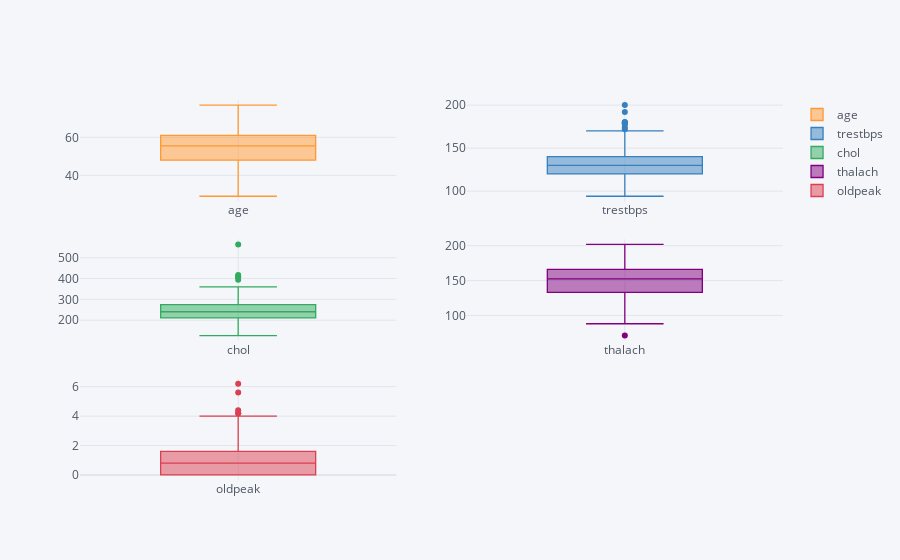

Notebook code cell kept with this figure:
### Code cell
df[num_cols].iplot(kind="box", subplots=True, boxpoints="outliers")

### Figure 1 — Plotly figure (JSON) as saved in the notebook; plotly's stock layout.template omitted (floating-point values rounded to 4 significant figures; data arrays with more than 128 entries replaced by an {"elided": "..."} marker saying what was removed)
{"data": [{"boxpoints": "outliers", "line": {"width": 1.3}, "marker": {"color": "rgba(255, 153, 51, 1.0)"}, "name": "age", "orientation": "v", "type": "box", "xaxis": "x", "y": {"elided": "302 int values"}, "yaxis": "y"}, {"boxpoints": "outliers", "line": {"width": 1.3}, "marker": {"color": "rgba(55, 128, 191, 1.0)"}, "name": "trestbps", "orientation": "v", "type": "box", "xaxis": "x2", "y": {"elided": "302 int values"}, "yaxis": "y2"}, {"boxpoints": "outliers", "line": {"width": 1.3}, "marker": {"color": "rgba(50, 171, 96, 1.0)"}, "name": "chol", "orientation": "v", "type": "box", "xaxis": "x3", "y": {"elided": "302 int values"}, "yaxis": "y3"}, {"boxpoints": "outliers", "line": {"width": 1.3}, "marker": {"color": "rgba(128, 0, 128, 1.0)"}, "name": "thalach", "orientation": "v", "type": "box", "xaxis": "x4", "y": {"elided": "302 int values"}, "yaxis": "y4"}, {"boxpoints": "outliers", "line": {"width": 1.3}, "marker": {"color": "rgba(219, 64, 82, 1.0)"}, "name": "oldpeak", "orientation": "v", "type": "box", "xaxis": "x5", "y": {"elided": "302 float values"}, "yaxis": "y5"}], "layout": {"legend": {"bgcolor": "#F5F6F9", "font": {"color": "#4D5663"}}, "paper_bgcolor": "#F5F6F9", "plot_bgcolor": "#F5F6F9", "title": {"font": {"color": "#4D5663"}}, "xaxis": {"anchor": "y", "domain": [0, 0.45], "gridcolor": "#E1E5ED", "showgrid": true, "tickfont": {"color": "#4D5663"}, "title": {"font": {"color": "#4D5663"}, "text": ""}, "zerolinecolor": "#E1E5ED"}, "xaxis2": {"anchor": "y2", "domain": [0.55, 1], "gridcolor": "#E1E5ED", "showgrid": true, "tickfont": {"color": "#4D5663"}, "title": {"font": {"color": "#4D5663"}, "text": ""}, "zerolinecolor": "#E1E5ED"}, "xaxis3": {"anchor": "y3", "domain": [0, 0.45], "gridcolor": "#E1E5ED", "showgrid": true, "tickfont": {"color": "#4D5663"}, "title": {"font": {"color": "#4D5663"}, "text": ""}, "zerolinecolor": "#E1E5ED"}, "xaxis4": {"anchor": "y4", "domain": [0.55, 1], "gridcolor": "#E1E5ED", "showgrid": true, "tickfont": {"color": "#4D5663"}, "title": {"font": {"color": "#4D5663"}, "text": ""}, "zerolinecolor": "#E1E5ED"}, "xaxis5": {"anchor": "y5", "domain": [0, 0.45], "gridcolor": "#E1E5ED", "showgrid": true, "tickfont": {"color": "#4D5663"}, "title": {"font": {"color": "#4D5663"}, "text": ""}, "zerolinecolor": "#E1E5ED"}, "yaxis": {"anchor": "x", "domain": [0.7333, 1], "gridcolor": "#E1E5ED", "showgrid": true, "tickfont": {"color": "#4D5663"}, "title": {"font": {"color": "#4D5663"}, "text": ""}, "zerolinecolor": "#E1E5ED"}, "yaxis2": {"anchor": "x2", "domain": [0.7333, 1], "gridcolor": "#E1E5ED", "showgrid": true, "tickfont": {"color": "#4D5663"}, "title": {"font": {"color": "#4D5663"}, "text": ""}, "zerolinecolor": "#E1E5ED"}, "yaxis3": {"anchor": "x3", "domain": [0.3667, 0.6333], "gridcolor": "#E1E5ED", "showgrid": true, "tickfont": {"color": "#4D5663"}, "title": {"font": {"color": "#4D5663"}, "text": ""}, "zerolinecolor": "#E1E5ED"}, "yaxis4": {"anchor": "x4", "domain": [0.3667, 0.6333], "gridcolor": "#E1E5ED", "showgrid": true, "tickfont": {"color": "#4D5663"}, "title": {"font": {"color": "#4D5663"}, "text": ""}, "zerolinecolor": "#E1E5ED"}, "yaxis5": {"anchor": "x5", "domain": [0, 0.2667], "gridcolor": "#E1E5ED", "showgrid": true, "tickfont": {"color": "#4D5663"}, "title": {"font": {"color": "#4D5663"}, "text": ""}, "zerolinecolor": "#E1E5ED"}}}
